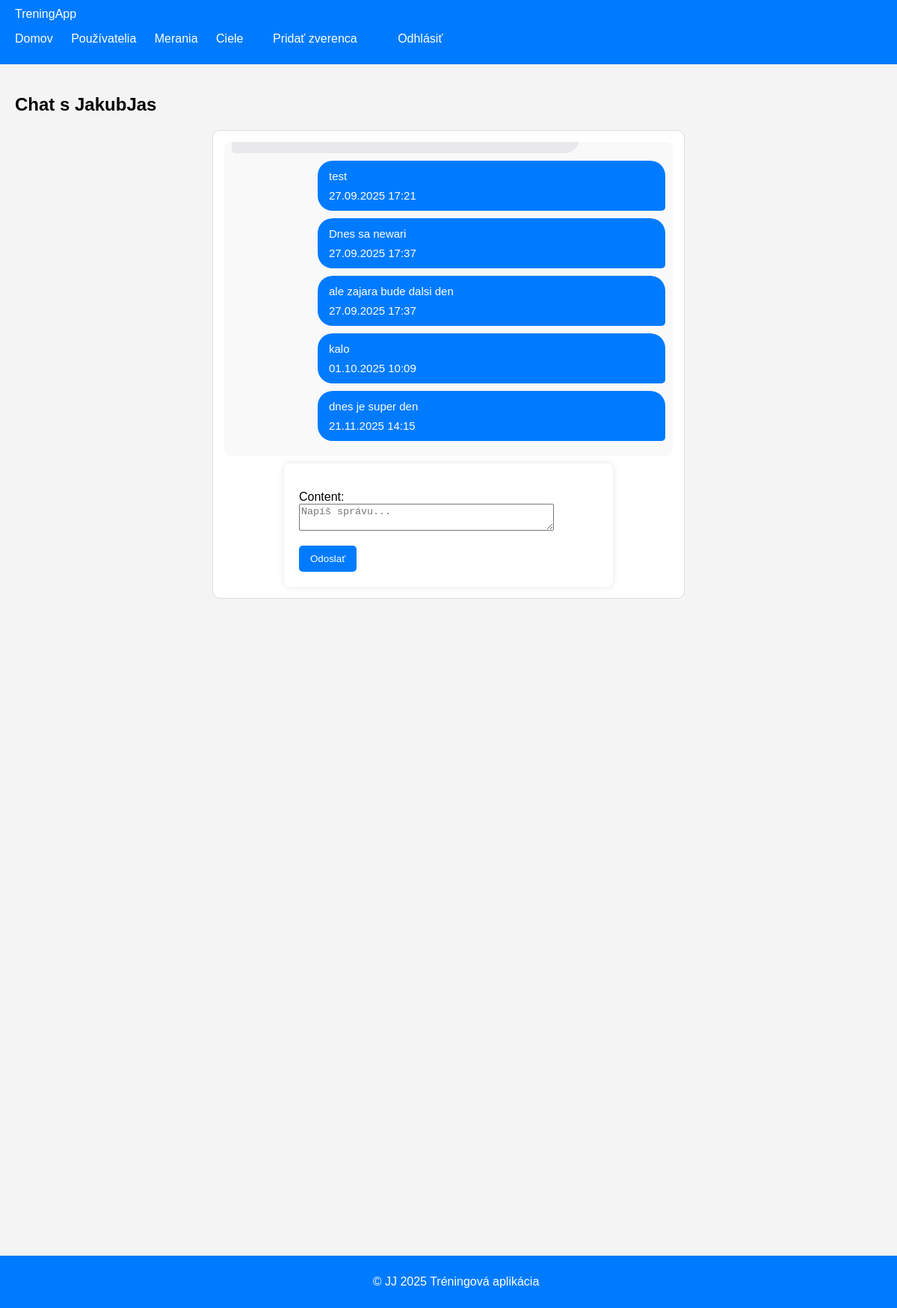
Screenshot of /chat/3/ (signed in) with the database file from the repository.
### core/models.py (models this page shows, shortened)
class CustomUser(AbstractUser):
    ROLE_CHOICES = (
        ('trainer', 'Trainer'),
        ('trainee', 'Trainee'),
    )
    role = models.CharField(max_length=10, choices=ROLE_CHOICES, default='trainee')
    head_trainer = models.ForeignKey(
        'self',
        on_delete=models.SET_NULL,
        null=True,
        blank=True,
        related_name='trainees'
    )
    helpers = models.ManyToManyField(
        'self',
        blank=True,
        symmetrical=False,
        related_name='main_trainer'
    )

class Message(models.Model):
    sender = models.ForeignKey(CustomUser, on_delete=models.CASCADE, related_name='sent_messages')
    receiver = models.ForeignKey(CustomUser, on_delete=models.CASCADE, related_name='received_messages')
    content = models.TextField()
    timestamp = models.DateTimeField(auto_now_add=True)
    is_read = models.BooleanField(default=False)

### core/views.py (the view)
# urls.py: path('chat/<int:user_id>/', views.chat_view, name='chat'),
@login_required
def chat_view(request, user_id):
    current_user = request.user
    other_user = get_object_or_404(CustomUser, pk=user_id)
    allowed = False
    if current_user.role == 'trainer':
        if other_user.role == 'trainee':
            if other_user.head_trainer == current_user or current_user in other_user.main_trainer.all():
                allowed = True
        elif other_user.role == 'trainer' and (other_user in current_user.helpers.all() or current_user in other_user.helpers.all()):
            allowed = True
    elif current_user.role == 'trainee':
        if other_user in current_user.get_assigned_trainers():
            allowed = True
    if not allowed:
        return HttpResponseForbidden("Nemáš oprávnenie poslať správu tomuto používateľovi.")
    messages_qs = Message.objects.filter(
        Q(sender=current_user, receiver=other_user) |
        Q(sender=other_user, receiver=current_user)
    ).order_by('timestamp')
    messages_qs.filter(receiver=current_user, is_read=False).update(is_read=True)
    if request.method == 'POST':
        form = MessageForm(request.POST)
        if form.is_valid():
            msg = form.save(commit=False)
            msg.sender = current_user
            msg.receiver = other_user
            msg.save()
            messages_qs = Message.objects.filter(
                Q(sender=current_user, receiver=other_user) |
                Q(sender=other_user, receiver=current_user)
            ).order_by('timestamp')
            if request.headers.get('X-Requested-With') == 'XMLHttpRequest':
                return render(request, 'core/_messages.html', {'messages': messages_qs})
            return redirect('chat', user_id=other_user.id)
    else:
        form = MessageForm()
    if request.headers.get('X-Requested-With') == 'XMLHttpRequest':
        return render(request, 'core/_messages.html', {'messages': messages_qs})
    return render(request, 'core/chat.html', {'other_user': other_user, 'messages': messages_qs, 'form': form})

### core/forms.py
class MessageForm(forms.ModelForm):
    class Meta:
        model = Message
        fields = ['content']
        widgets = {
            'content': forms.Textarea(attrs={
                'rows': 2,
                'placeholder': 'Napíš správu...'
            }),
        }

### core/templates/core/chat.html (shortened to what this page needs)
{% extends 'base.html' %}
{% block content %}
<h2>Chat s {{ other_user.username }}</h2>
<div class="chat-container">
  <div class="messages" id="messages">
    {% for msg in messages %}
      <div class="message {% if msg.sender == request.user %}sent{% else %}received{% endif %}">
        <div class="message-text">{{ msg.content }}</div>
        <span class="message-time">{{ msg.timestamp|date:"d.m.Y H:i" }}</span>
      </div>
    {% empty %}
      <p>Žiadne správy.</p>
    {% endfor %}
  </div>
  <form method="POST" class="chat-form">
    {{ form.as_p }}
    <button type="submit" class="btn-blue">Odoslať</button>
  </form>
</div>
{% endblock %}

### core/templates/base.html (shortened to what this page needs)
{% load static %}
<!DOCTYPE html>
<html lang="sk">
<head>
    <link rel="stylesheet" href="{% static 'core/style.css' %}">
</head>
<body>
    <header>
        <nav class="navbar">
            <div class="nav-left">
                <a href="{% url 'home' %}" class="logo">TreningApp</a>
            </div>
            <div class="nav-right">
                {% if user.is_authenticated %}
                    <a href="{% url 'home' %}">Domov</a>
                    <a href="{% url 'user_list' %}">Používatelia</a>
                    <a href="{% url 'measurement_list' %}">Merania</a>
                    <a href="{% url 'goal_list' %}">Ciele</a>
                    {% if user.role == 'trainer' %}
                        <a href="{% url 'add_trainee' %}" class="btn-blue">Pridať zverenca</a>
                    {% endif %}
                    <a href="{% url 'logout' %}" class="btn-blue">Odhlásiť</a>
                {% else %}
                    <a href="{% url 'login' %}" class="btn-blue">Prihlásiť</a>
                {% endif %}
            </div>
        </nav>
    </header>
    <main class="container">
        {% block content %}
        {% endblock %}
    </main>
    <footer>
        <p>&copy; JJ 2025 Tréningová aplikácia</p>
    </footer>
</body>
</html>

### core/static/core/style.css (style rules this page uses)
body { font-family: Arial, sans-serif; margin: 0; padding: 0; background: #f4f4f4; }
header { background: #007BFF; color: white; padding: 10px; display: flex; justify-content: space-between; align-items: center; flex-wrap: wrap; }
nav a { color: white; text-decoration: none; margin: 5px 10px; }
main { padding: 20px; }
footer { background: #007BFF; color: white; text-align: center; padding: 10px; position: fixed; bottom: 0; width: 100%; }
form { max-width: 400px; margin: auto; background: white; padding: 20px; border-radius: 8px; box-shadow: 0 0 10px rgba(0,0,0,0.1); }
.btn-blue { background-color: #007BFF; color: white; border: none; padding: 10px 15px; border-radius: 5px; cursor: pointer; text-decoration: none; display: inline-block; transition: background-color 0.3s ease; }
.chat-container { max-width: 600px; margin: 20px auto; display: flex; flex-direction: column; background: white; border: 1px solid #ddd; border-radius: 10px; padding: 15px; }
.messages { height: 400px; overflow-y: auto; padding: 10px; margin-bottom: 10px; background: #f9f9f9; border-radius: 8px; }
.message { max-width: 75%; padding: 10px 15px; margin-bottom: 10px; border-radius: 20px; word-wrap: break-word; line-height: 1.4; font-size: 15px; display: flex; flex-direction: column; }
.message.sent { background-color: #007BFF; margin-left: auto; border-bottom-right-radius: 5px; color: #fff; }
.message.received { background-color: #e9e9eb; margin-right: auto; border-bottom-left-radius: 5px; color: #000; }
.message-text { font-size: 15px; margin-bottom: 5px; color: inherit; }

### rows the page displays
CustomUser: username "JakubJas"
Message: content "test", timestamp "27.09.2025 17:21"
Message: content "Dnes sa newari", timestamp "27.09.2025 17:37"
Message: content "ale zajara bude dalsi den", timestamp "27.09.2025 17:37"
Message: content "kalo", timestamp "01.10.2025 10:09"
Message: content "dnes je super den", timestamp "21.11.2025 14:15"
